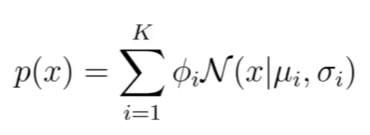
#> input picture Machine Learning/Clustering/Model-based/Gaussian Mixture Models (GMM)/images/step3.png, 370 x 135 px, found by its file name
$ jupyter execute --allow-errors chameleon.ipynb
#> lines starting #> are read from the running program, lines starting #| are printed output that depends on the picture
1. [Chameleon Clusteing](#chameleon-clusteing)

#### Chameleon Clusteing:
- it is a heirarichal type of clustering
- it works on the graph principles

- from the dataset, we construct the proximity matrix or similarity matrix
    - these are the weights or similarities of the edges connecting two nodes
- the proximity matrix is then used to build a sparse graph
    - using KNN to find the nearest neighbor and connect the data points like nodes in a graph
    - we need 3 or more edges from a node in graph generally

[cell 1]
from PIL import Image
from IPython.display import display

img = Image.open('images/step3.png')
#> img is the input picture: PIL image 370x135 RGBA; mean R, G, B, A 246.9, 246.9, 246.9, 255
new_image = img.resize((1000, 300))
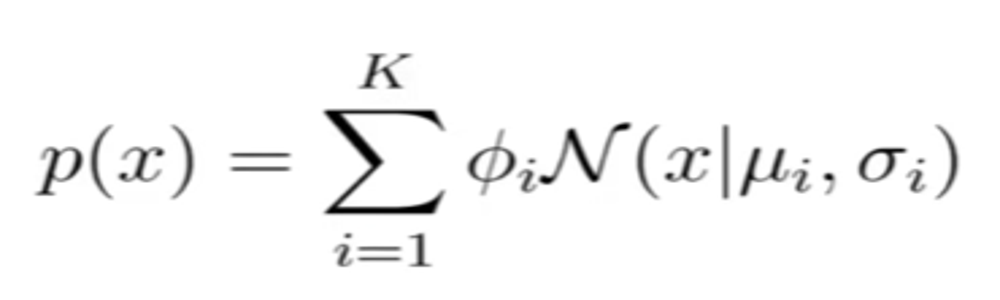
#> new_image: PIL image 1000x300 RGBA; mean R, G, B, A 246.9, 246.9, 246.9, 255
display(new_image)

- then, we partition the sparse graph into smaller cluster which are tightly coupled by cutting the edges
    - we use the threshold "min_size" to perform partitioning
        - we cut the graph into 2 if there are mini clusters greater than the min_size
        - we perform this iteratively

[cell 2]
from PIL import Image
from IPython.display import display

img = Image.open('images/step1.png')
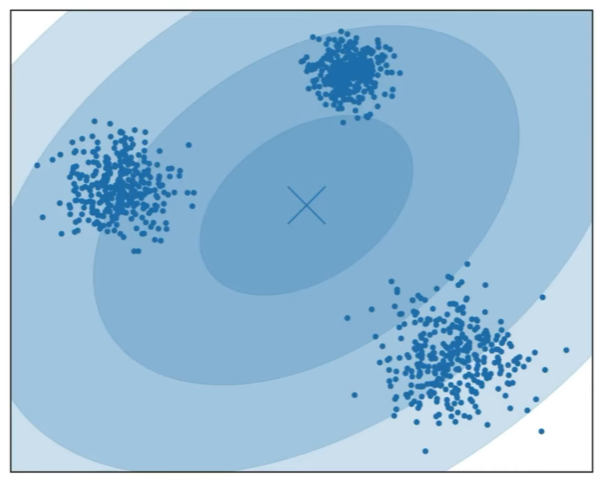
#> input picture Machine Learning/Clustering/Model-based/Gaussian Mixture Models (GMM)/images/step1.png, 604 x 483 px, found by its file name
#> img is the input picture: PIL image 604x483 RGBA; mean R, G, B, A 154.6, 191.3, 217.6, 255
new_image = img.resize((1000, 200))
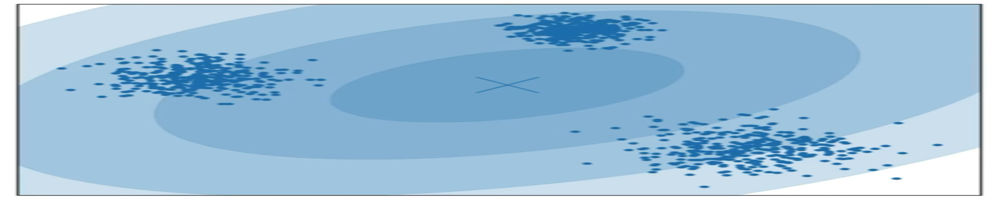
#> new_image: PIL image 1000x200 RGBA; mean R, G, B, A 154.6, 191.2, 217.5, 255
display(new_image)

- the partitioned graph is again merged to form clusters based on
    - relative interconnectivity
        - greater the value the better
    - the below image,
        - C1 (left), C2 (right), C1, C2 merged near the red line using the nodes and their weights

[cell 3]
from PIL import Image
from IPython.display import display

img = Image.open('images/step4.png')
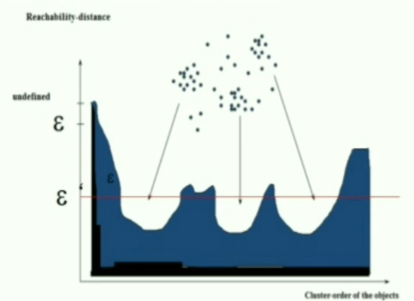
#> input picture Machine Learning/Clustering/Density Based/OPTICS (Ordering Points To Identify the Clustering Structure)/images/step4.png, 414 x 301 px, found by its file name
#> img is the input picture: PIL image 414x301 RGBA; mean R, G, B, A 207.1, 218.8, 217.5, 255
new_image = img.resize((650, 170))
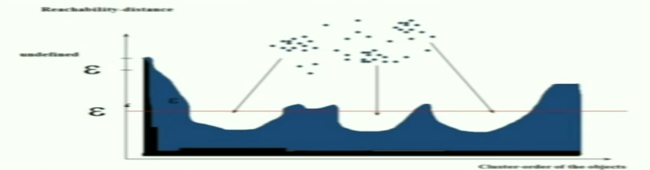
#> new_image: PIL image 650x170 RGBA; mean R, G, B, A 207.1, 218.8, 217.5, 255
display(new_image)
